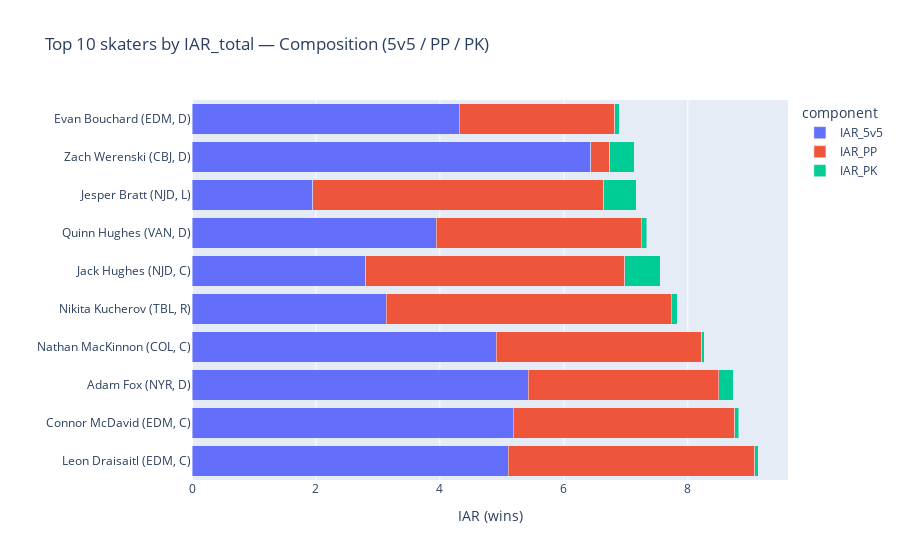

Notebook cell for this chart:
### Code cell
fig1_top = stacked_bar(top10, "Top 10 skaters by IAR_total — Composition (5v5 / PP / PK)", top_order)
fig1_top.show()

### Figure 1 — Plotly figure (JSON) as saved in the notebook; plotly's stock layout.template omitted (floating-point values rounded to 4 significant figures)
{"data": [{"alignmentgroup": "True", "customdata": [["EDM", "C", 1205.0, 9.136], ["EDM", "C", 1175.0, 8.818], ["NYR", "D", 1279.0, 8.496], ["COL", "C", 1377.0, 8.267], ["TBL", "R", 1286.0, 7.731], ["NJD", "C", 970.5, 7.553], ["VAN", "D", 1409.0, 7.334], ["NJD", "L", 1101.0, 7.172], ["CBJ", "D", 1744.0, 7.136], ["EDM", "D", 1549.0, 6.898]], "hovertemplate": "component=IAR_5v5<br>IAR_wins=%{x:.2f}<br>label=%{y}<br>team=%{customdata[0]}<br>position=%{customdata[1]}<br>min_5v5=%{customdata[2]}<br>IAR_total=%{customdata[3]}<extra></extra>", "legendgroup": "IAR_5v5", "marker": {"color": "#636efa", "pattern": {"shape": ""}}, "name": "IAR_5v5", "offsetgroup": "IAR_5v5", "orientation": "h", "showlegend": true, "textposition": "auto", "type": "bar", "x": [5.105, 5.185, 5.427, 4.907, 3.134, 2.806, 3.938, 1.947, 6.436, 4.31], "xaxis": "x", "y": ["Leon Draisaitl (EDM, C)", "Connor McDavid (EDM, C)", "Adam Fox (NYR, D)", "Nathan MacKinnon (COL, C)", "Nikita Kucherov (TBL, R)", "Jack Hughes (NJD, C)", "Quinn Hughes (VAN, D)", "Jesper Bratt (NJD, L)", "Zach Werenski (CBJ, D)", "Evan Bouchard (EDM, D)"], "yaxis": "y"}, {"alignmentgroup": "True", "customdata": [["EDM", "C", 1205.0, 9.136], ["EDM", "C", 1175.0, 8.818], ["NYR", "D", 1279.0, 8.496], ["COL", "C", 1377.0, 8.267], ["TBL", "R", 1286.0, 7.731], ["NJD", "C", 970.5, 7.553], ["VAN", "D", 1409.0, 7.334], ["NJD", "L", 1101.0, 7.172], ["CBJ", "D", 1744.0, 7.136], ["EDM", "D", 1549.0, 6.898]], "hovertemplate": "component=IAR_PP<br>IAR_wins=%{x:.2f}<br>label=%{y}<br>team=%{customdata[0]}<br>position=%{customdata[1]}<br>min_5v5=%{customdata[2]}<br>IAR_total=%{customdata[3]}<extra></extra>", "legendgroup": "IAR_PP", "marker": {"color": "#EF553B", "pattern": {"shape": ""}}, "name": "IAR_PP", "offsetgroup": "IAR_PP", "orientation": "h", "showlegend": true, "textposition": "auto", "type": "bar", "x": [3.976, 3.572, 3.306, 3.321, 4.694, 4.178, 3.309, 4.693, 0.3044, 2.515], "xaxis": "x", "y": ["Leon Draisaitl (EDM, C)", "Connor McDavid (EDM, C)", "Adam Fox (NYR, D)", "Nathan MacKinnon (COL, C)", "Nikita Kucherov (TBL, R)", "Jack Hughes (NJD, C)", "Quinn Hughes (VAN, D)", "Jesper Bratt (NJD, L)", "Zach Werenski (CBJ, D)", "Evan Bouchard (EDM, D)"], "yaxis": "y"}, {"alignmentgroup": "True", "customdata": [["EDM", "C", 1205.0, 9.136], ["EDM", "C", 1175.0, 8.818], ["NYR", "D", 1279.0, 8.496], ["COL", "C", 1377.0, 8.267], ["TBL", "R", 1286.0, 7.731], ["NJD", "C", 970.5, 7.553], ["VAN", "D", 1409.0, 7.334], ["NJD", "L", 1101.0, 7.172], ["CBJ", "D", 1744.0, 7.136], ["EDM", "D", 1549.0, 6.898]], "hovertemplate": "component=IAR_PK<br>IAR_wins=%{x:.2f}<br>label=%{y}<br>team=%{customdata[0]}<br>position=%{customdata[1]}<br>min_5v5=%{customdata[2]}<br>IAR_total=%{customdata[3]}<extra></extra>", "legendgroup": "IAR_PK", "marker": {"color": "#00cc96", "pattern": {"shape": ""}}, "name": "IAR_PK", "offsetgroup": "IAR_PK", "orientation": "h", "showlegend": true, "textposition": "auto", "type": "bar", "x": [0.05473, 0.0615, -0.2373, 0.03978, -0.0974, 0.5697, 0.08697, 0.5313, 0.3958, 0.07288], "xaxis": "x", "y": ["Leon Draisaitl (EDM, C)", "Connor McDavid (EDM, C)", "Adam Fox (NYR, D)", "Nathan MacKinnon (COL, C)", "Nikita Kucherov (TBL, R)", "Jack Hughes (NJD, C)", "Quinn Hughes (VAN, D)", "Jesper Bratt (NJD, L)", "Zach Werenski (CBJ, D)", "Evan Bouchard (EDM, D)"], "yaxis": "y"}], "layout": {"autosize": true, "barmode": "stack", "legend": {"title": {"text": "component"}, "tracegroupgap": 0}, "title": {"text": "Top 10 skaters by IAR_total — Composition (5v5 / PP / PK)"}, "xaxis": {"anchor": "y", "autorange": true, "domain": [0, 1], "range": [0, 9.617], "title": {"text": "IAR (wins)"}, "type": "linear"}, "yaxis": {"anchor": "x", "autorange": true, "categoryarray": ["Leon Draisaitl (EDM, C)", "Connor McDavid (EDM, C)", "Adam Fox (NYR, D)", "Nathan MacKinnon (COL, C)", "Nikita Kucherov (TBL, R)", "Jack Hughes (NJD, C)", "Quinn Hughes (VAN, D)", "Jesper Bratt (NJD, L)", "Zach Werenski (CBJ, D)", "Evan Bouchard (EDM, D)"], "categoryorder": "array", "domain": [0, 1], "range": [-0.5, 9.5], "title": {"text": ""}, "type": "category"}}}
